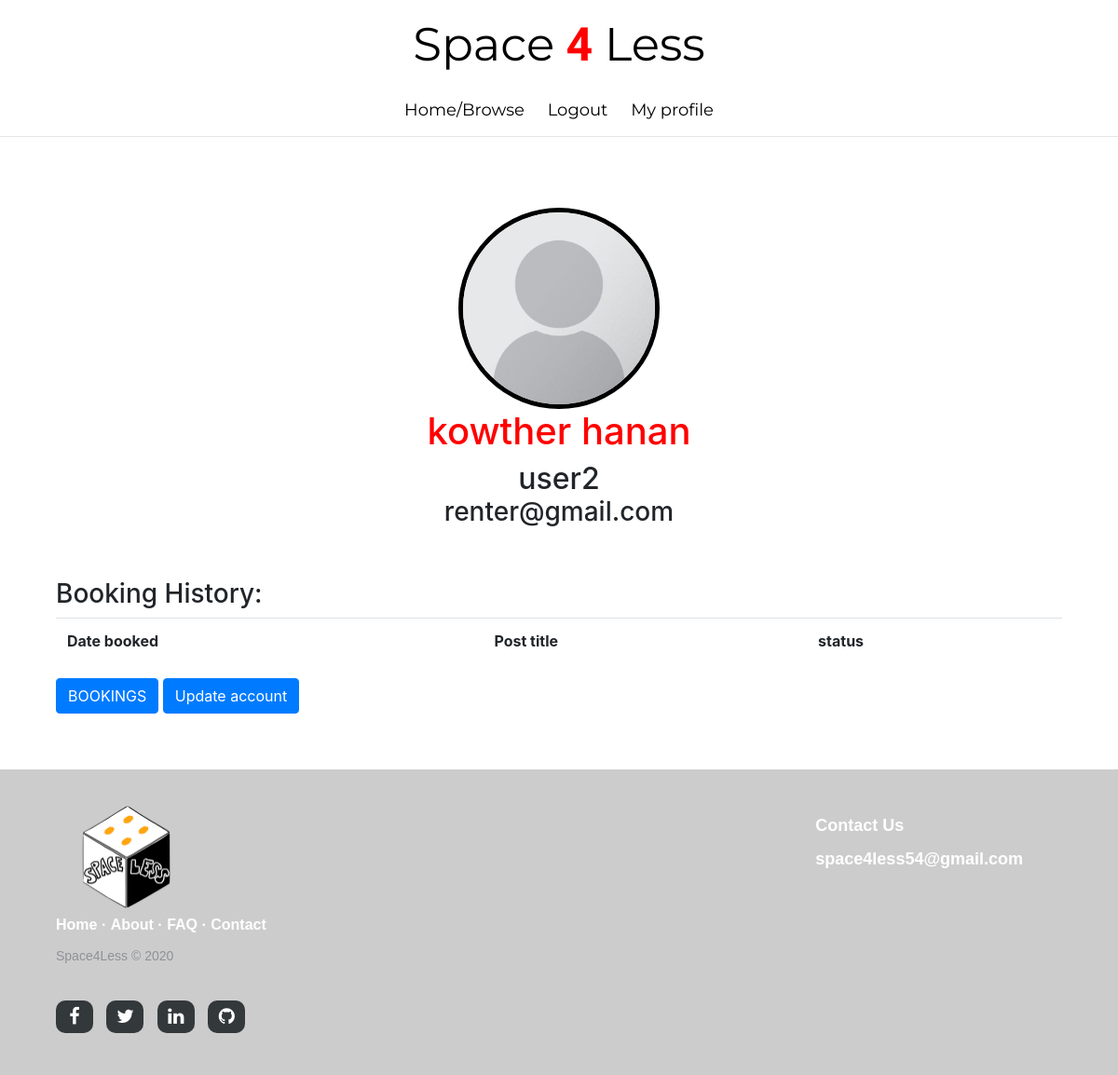
/profile (signed in), run on an earlier commit of the app's database.
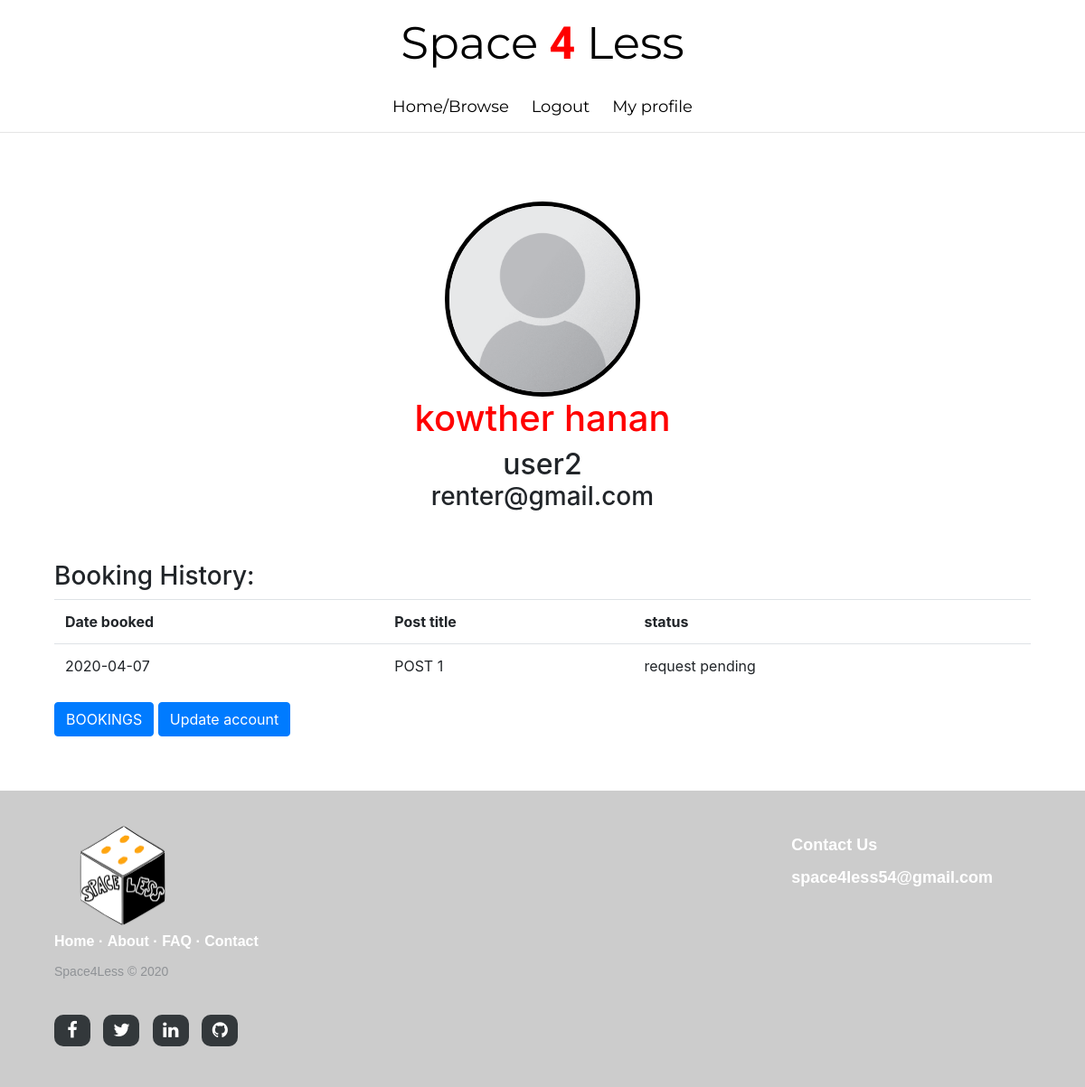
And on a later commit of the database.
### app/models.py (models this page shows, shortened)
class User(db.Model, UserMixin):
    __tablename__ = 'user'
    user_id = db.Column(db.Integer, primary_key=True)
    username = db.Column(db.String(250), nullable=False)
    first_name = db.Column(db.String(250), nullable=False)
    last_name = db.Column(db.String(250), nullable=False)
    email = db.Column(db.String(250), nullable=False)
    password = db.Column(db.String(200))
    image_file = db.Column(db.String(20), nullable=False, default='default-profile.png')
    roles = db.Column(db.String(20))
    posts = db.relationship('Post', backref='author', lazy=True)
    bookings = db.relationship('Book')
    comments = db.relationship('Comment')
    reviews= db.relationship('Review')
    def get_id(self):
        return (self.user_id)

class Book(db.Model):
    __tablename__ = 'book'
    book_id = db.Column(db.Integer, primary_key=True)
    renter_user_id = db.Column(db.Integer, ForeignKey('user.user_id'), nullable=False)
    post_id = db.Column(db.Integer, ForeignKey('post.post_id'), nullable=False)
    date_booked = db.Column(db.DateTime, nullable=False, default=datetime.utcnow)
    status = db.Column(db.String, nullable=False, default='request pending')
    content = db.Column(db.String, nullable=False, default='I want to rent your space')
    email = db.Column(db.String(250), nullable=False)
    price = db.Column(db.Integer, nullable=False, default=0)

class Post(db.Model):
    __tablename__ = 'post'
    post_id = db.Column(db.Integer, primary_key=True)
    title = db.Column(db.String(30), nullable=False)
    date_posted = db.Column(db.DateTime, nullable=False, default=datetime.utcnow)
    image = db.Column(db.String(30), nullable=True, default='default.png')
    location = db.Column(db.String(50), nullable=False)
    space_size = db.Column(db.String(15), nullable=False)
    content = db.Column(db.String(30), nullable=False)
    user_id = db.Column(db.Integer, ForeignKey('user.user_id'), nullable=False)
    bookings = db.relationship('Book')
    comments = db.relationship('Comment')

### app/main/routes.py (the view)
@bp_main.route("/profile", methods=['GET', 'POST'])
@login_required
def profile():
    image = url_for('static', filename='profile_pictures/' + current_user.image_file)
    userid = current_user.get_id()
    bookings = []
    if current_user.roles == 'renter':
        bookings = Book.query.join(Post, Book.post_id == Post.post_id) \
            .join(User, User.user_id == Book.renter_user_id) \
            .add_columns(User.user_id, User.email, Post.title, Post.content, Book.book_id, Book.date_booked,
                         Book.status, Book.post_id) \
            .filter_by(user_id=userid).all()
    elif current_user.roles == 'property_owner':
        bookings = Book.query.join(Post, Book.post_id == Post.post_id) \
            .join(User, User.user_id == Post.user_id) \
            .with_entities(Book.content, Book.email, Book.post_id).filter_by(user_id=userid).all()
    return render_template('profile.html', title='profile', image_file=image, bookings=bookings)

### app/models.py (called while the page is built)
@login.user_loader
def load_user(user_id):
    return User.query.get(int(user_id))

### app/templates/profile.html (shortened to what this page needs)
{% extends 'layout.html' %}
{% block content %}
    <img class= 'profile_picture rounded-circle' src="{{ image_file }}">
    <h1>{{ current_user.first_name }} {{ current_user.last_name }}</h1>
    <h2 class="align_center">{{ current_user.username }}</h2>
    <h3 class="align_center">{{ current_user.email }}</h3>
    <div class="center">
    {% if current_user.roles == 'renter' %}
        <h3>Booking History:</h3>
        <table class="table">
        <tr>
            <th> Date booked </th>
            <th> Post title </th>
            <th> status </th>
        </tr>
        {% for booking in bookings %}
            <tr>
                <td> {{ booking.date_booked.strftime('%Y-%m-%d')}} </td>
                <td> {{ booking.title }} </td>
                {% if booking.status == 'request pending' %}
                    <td> request pending </td>
                {% elif booking.status == 'payment required' %}
                    <td> <a class="btn btn-primary" href="{{ url_for('main.payment', postid=booking.post_id) }}">MAKE PAYMENT</a> </td>
                {% elif booking.status == 'payed' %}
                    <td> payed </td>
                {% endif %}
            </tr>
        {% endfor %}
        </table>
        <a class="align_center btn btn-primary" href="{{ url_for('main.bookings') }}">BOOKINGS</a>
                <a class="align_center btn btn-primary" href="{{ url_for('main.update_account') }}">Update account</a>
    {% endif %}
</div>
{% endblock content %}

### app/templates/layout.html (shortened to what this page needs)
<!DOCTYPE html>
<html lang="en">
<head>
    <link rel="stylesheet" type="text/css" href="{{ url_for('static', filename='design.css') }}">
    <link rel="stylesheet"  href=" https://maxcdn.bootstrapcdn.com/font-awesome/4.2.0/css/font-awesome.min.css">
    <link rel="stylesheet" href="https://stackpath.bootstrapcdn.com/bootstrap/4.4.1/css/bootstrap.min.css">
    <link rel="stylesheet" href="https://cdnjs.cloudflare.com/ajax/libs/font-awesome/4.7.0/css/font-awesome.min.css">
</head>
<body>
    <header>
        <nav class="nav">
            <div class="nav-header">
                <div class="nav-title">
                    Space<span style='color: red; font-family: "Mr Dafoe"; font-size: 50px; font-style: normal; font-variant: normal; font-weight: 700; line-height: 26.4px; '> 4 </span> Less
                </div>
            </div>
            <div class="nav-links">
                <a href="{{ url_for('main.home_page') }}"> Home/Browse</a>
                {% if current_user.is_authenticated %}
                    <a href="{{ url_for('main.logout') }}">Logout</a>
                    <a href="{{ url_for('main.profile') }}">My profile</a>
                {% else %}
                    <a href="{{ url_for('main.signup') }}">Signup</a>
                    <a href="{{ url_for('main.login') }}">Login </a>
                    <a href="{{ url_for('main.aboutme') }}">About Us </a>
                {% endif %}
            </div>
        </nav>
    </header>
<hr>
    <div class="main-body">
        {% block content %}{% endblock content %}
    </div>
<footer class="footer-distributed">
			<div class="footer-left">
				<span><img class="logo" src="../static/logo.jpg" alt=" " ></span>
				<p class="footer-links">
					<a href="{{ url_for('main.home_page') }}">Home</a>
					·
					<a href="{{ url_for('main.aboutme') }}">About</a>
					·
					<a href="{{ url_for('main.faq') }}">FAQ</a>
					·
					<a href="#">Contact</a>
				</p>
				<p class="footer-company-name">Space4Less © 2020</p>
				<div class="footer-icons">
					<a href="https://www.facebook.com"><i class="fa fa-facebook"></i></a>
					<a href="https://twitter.com"><i class="fa fa-twitter"></i></a>
					<a href="https://www.linkedin.com"><i class="fa fa-linkedin"></i></a>
					<a href="https://github.com"><i class="fa fa-github"></i></a>
				</div>
			</div>
			<div class="footer-right">
				<p>Contact Us</p>
                <br> <p>space4less54@gmail.com</p>
			</div>
		</footer>
</body>
</html>

### app/static/design.css (style rules this page uses)
.logo { width: 25%; }
.main-body { padding: 5%; }
.profile_picture { border: 5px solid black; margin: auto; display: block; max-width:20%; max-height:20%; width: auto; height: auto; }
.align_center { text-align: center; margin: auto; }
h1 { text-align: center; color:red; }
h2 { padding-left: 20%; padding-right: 20%; }
* { box-sizing: border-box; }
.nav { justify-content: space-between; height: 50px; width: 100%; background-color: transparent; opacity: 1; }
.nav { display: inline-block !important; margin: auto; text-align: center; }
.nav > .nav-header > .nav-title { font-size: 50px; font-family: Montserrat, sans-serif; color: black; padding: 10px 10px 10px 10px; }
.nav > .nav-links { display: inline; font-size: 18px; font-family: Montserrat, sans-serif; color: black; }
.nav > .nav-links > a { display: inline-block; padding: 10px 10px 20px 10px; text-decoration: none; color: black; }
.footer-distributed { background: #cccccc; box-shadow: 0 1px 1px 0 rgba(0, 0, 0, 0.12); box-sizing: border-box; width: 100%; font: bold 16px sans-serif; text-align: left; padding: 35px 60px 40px; overflow: hidden; }
.footer-distributed .footer-left { float: left; }
.footer-distributed .footer-links { color: #ffffff; margin: 0 0 10px; padding: 0; }
.footer-distributed .footer-links a { display:inline-block; line-height: 1.8; text-decoration: none; color: inherit; }
.footer-distributed .footer-company-name { color: #8f9296; font-size: 14px; font-weight: normal; margin: 0; }
.footer-distributed .footer-icons { margin-top: 40px; }
.footer-distributed .footer-icons a { display: inline-block; width: 40px; height: 35px; cursor: pointer; background-color: #33383b; border-radius: 10px; font-size: 20px; color: #ffffff; text-align: center; line-height: 35px; margin-right: 10px; margin-bottom: 5px; }
.footer-distributed .footer-right { float: right; }
.footer-distributed .footer-right p { display: inline-block; vertical-align: top; margin: 15px 42px 0 0; color: #ffffff; font-size: 18px; }
.fa { font-size: 25px; }
.center { padding-top: 5%; }

What changed in the data, as far as the page shows it:
added Book: date_booked "2020-04-07", title "POST 1", status "request pending"
